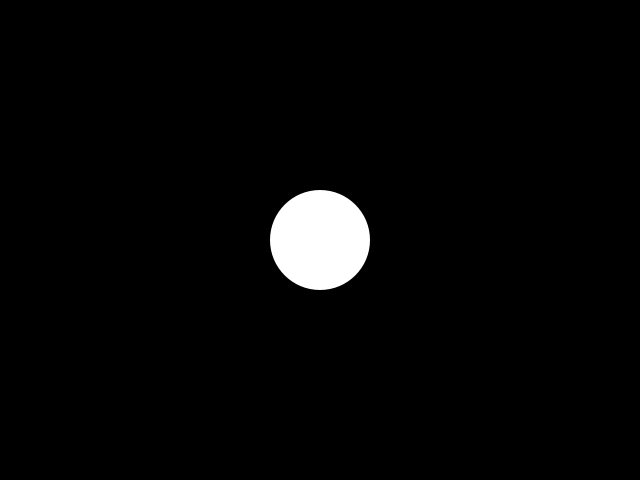
Frame 1 (no input)
Frame 60 (the mouse pressed at the canvas centre just before this capture): identical to frame 1, image omitted
Frame 120 (the mouse held since frame 60 and released just before this capture): identical to frame 1, image omitted

The Processing sketch that drew this single still picture (run headless with seeded random() and noise(); from frame 60 on, the mouse is pressed at the canvas centre):

// Processing sketch: keyboard01
// ── keyboard01.pde

 
Tile tile;
float damping = 0.09;
 
void setup() {
  size(640, 480);
  frameRate(60);
  smooth();
   
  tile = new Tile(width/2, height/2);
}
 
void draw() {
  background(0);
  tile.display();
}
 
void keyPressed() {
  tile.position(random(width), random(height));
}
// ── Tile.pde
class Tile {
  
 float x;
 float y;
 float endX;
 float endY;
  
 Tile(float x_, float y_) {
   x = x_;
   y = y_;
   endX = x_;
   endY = y_;
 }
  
 void display() {
   fill(255);
   noStroke();
    
   x = x + (endX - x) * damping;
   y = y + (endY - y) * damping;
    
   ellipse(x, y, 100, 100);
 }
  
 void position(float x_, float y_) {
   endX = x_;
   endY = y_;
 }
}
